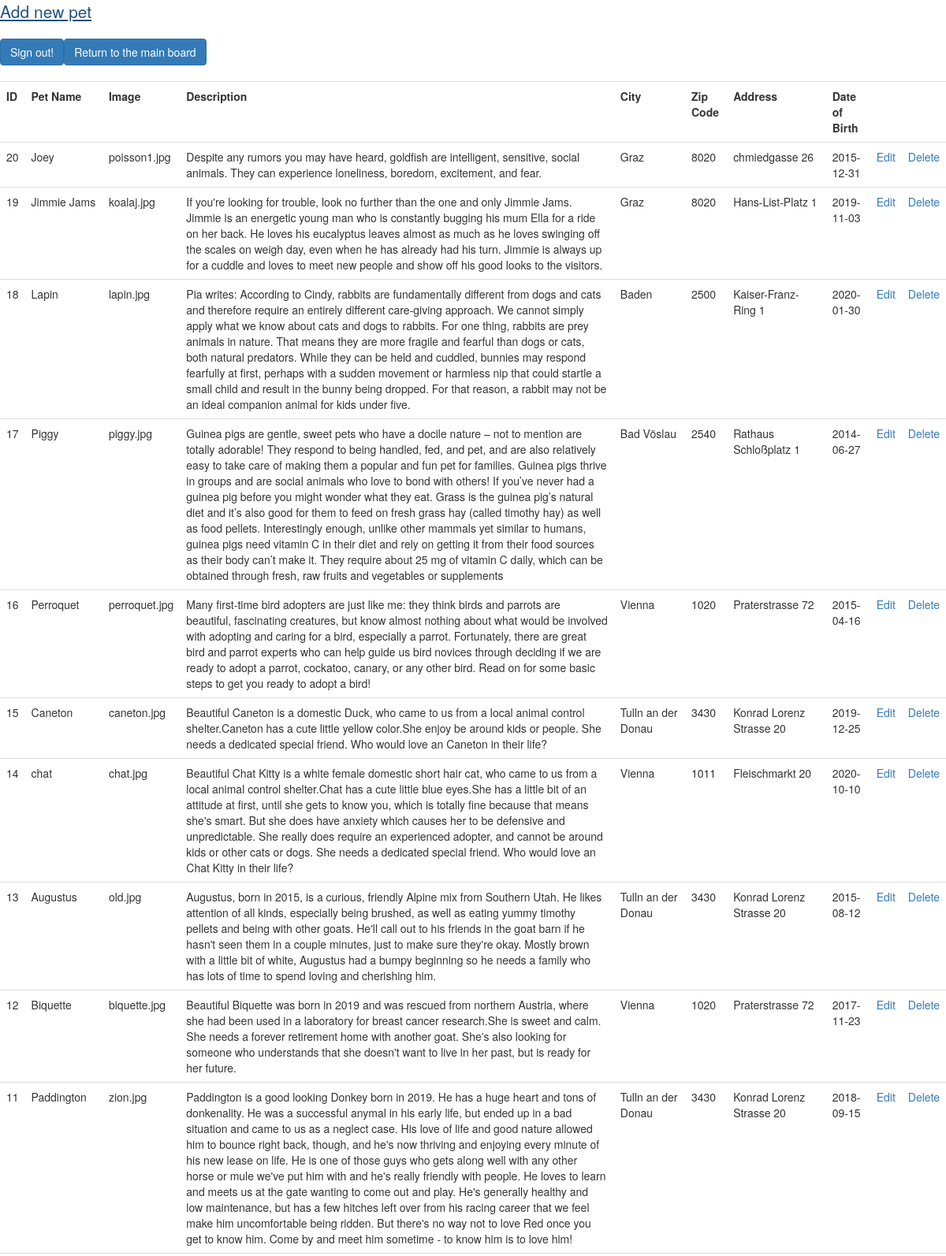
/dashboard/newpet.php (signed in, upper part), run on the app's committed database.
### tables this page shows
CREATE TABLE `allpets` (
  `ID` int(11) NOT NULL,
  `name` varchar(100) NOT NULL,
  `image` varchar(40) DEFAULT NULL,
  `descr` text,
  `city` varchar(30) NOT NULL,
  `zip_code` varchar(10) NOT NULL,
  `address` varchar(80) NOT NULL,
  `DateOfBirth` date DEFAULT NULL
);

### dashboard/includes/database_functions.php (called while the page is built, shortened)
<?php
function getAll($conn){
		$query = "SELECT * FROM allpets ORDER BY ID DESC";
		$result = mysqli_query($conn, $query);
		return $result;
	}
?>

### dashboard/newpet.php (the view, shortened to what this page needs)
<?php include('includes/adminheader.php');  ?>
<?php
	require_once "includes/database_functions.php";
	$conn = db_connect();
	$result = getAll($conn);
?>
	<p class="lead"><a href="admin_add.php">Add new pet</a></p>
	<span><a href="../logout.php" class="btn btn-primary">Sign out!</a><a href="index.php" class="btn btn-primary">Return to the main board</a></span>
	<table class="table" style="margin-top: 20px">
		<tr>
			<th>ID</th>
			<th>Pet Name</th>
			<th>Image</th>
			<th>Description</th>
			<th>City</th>
			<th>Zip Code</th>
			<th>Address</th>
			<th>Date of Birth</th>
			<th>&nbsp;</th>
			<th>&nbsp;</th>
		</tr>
		<?php while($row = mysqli_fetch_assoc($result)){ ?>
		<tr>
			<td><?php echo $row['ID']; ?></td>
			<td><?php echo $row['name']; ?></td>
			<td><?php echo $row['image']; ?></td>
			<td><?php echo $row['descr']; ?></td>
			<td><?php echo $row['city']; ?></td>
			<td><?php echo $row['zip_code']; ?></td>
			<td><?php echo $row['address']; ?></td>
			<td><?php echo $row['DateOfBirth']; ?></td>
			<td><a href="admin_edit.php?ID=<?php echo $row['ID']; ?>">Edit</a></td>
			<td><a href="admin_delete.php?ID=<?php echo $row['ID']; ?>">Delete</a></td>
		</tr>
		<?php } ?>
	</table>

### data on the page
allpets: ID "20", name "Joey", image "poisson1.jpg", descr "Despite any rumors you may have heard, goldfish are intelligent, sensitive, social animals. They can experience loneliness, boredom, excitement, and fear.", city "Graz", zip_code "8020", address "chmiedgasse 26", DateOfBirth "2015-12-31"
allpets: ID "19", name "Jimmie Jams", image "koalaj.jpg", descr "If you're looking for trouble, look no further than the one and only Jimmie Jams. Jimmie is an energetic young man who is constantly bugging his mum Ella for a ride on her back. He loves his eucalyptus leaves almost as much as he loves swinging off the scales on weigh day, even when he has already had his turn. Jimmie is always up for a cuddle and loves to meet new people and show off his good looks to the visitors.", city "Graz", zip_code "8020", address "Hans-List-Platz 1", DateOfBirth "2019-11-03"
allpets: ID "18", name "Lapin", image "lapin.jpg", descr "Pia writes: According to Cindy, rabbits are fundamentally different from dogs and cats and therefore require an entirely different care-giving approach. We cannot simply apply what we know about cats and dogs to rabbits. For one thing, rabbits are prey animals in nature. That means they are more fragile and fearful than dogs or cats, both natural predators. While they can be held and cuddled, bunnies may respond fearfully at first, perhaps with a sudden movement or harmless nip that could startle a small child and result in the bunny being dropped. For that reason, a rabbit may not be an ideal companion animal for kids under five.", city "Baden", zip_code "2500", address "Kaiser-Franz-Ring 1", DateOfBirth "2020-01-30"
allpets: ID "17", name "Piggy", image "piggy.jpg", descr "Guinea pigs are gentle, sweet pets who have a docile nature – not to mention are totally adorable! They respond to being handled, fed, and pet, and are also relatively easy to take care of making them a popular and fun pet for families. Guinea pigs thrive in groups and are social animals who love to bond with others! If you’ve never had a guinea pig before you might wonder what they eat. Grass is the guinea pig’s natural diet and it’s also good for them to feed on fresh grass hay (called timothy hay) as well as food pellets. Interestingly enough, unlike other mammals yet similar to humans, guinea pigs need vitamin C in their diet and rely on getting it from their food sources as their body…", city "Bad Vöslau", zip_code "2540", address "Rathaus Schloßplatz 1", DateOfBirth "2014-06-27"
allpets: ID "16", name "Perroquet", image "perroquet.jpg", descr "Many first-time bird adopters are just like me: they think birds and parrots are beautiful, fascinating creatures, but know almost nothing about what would be involved with adopting and caring for a bird, especially a parrot. Fortunately, there are great bird and parrot experts who can help guide us bird novices through deciding if we are ready to adopt a parrot, cockatoo, canary, or any other bird. Read on for some basic steps to get you ready to adopt a bird!", city "Vienna", zip_code "1020", address "Praterstrasse 72", DateOfBirth "2015-04-16"
allpets: ID "15", name "Caneton", image "caneton.jpg", descr "Beautiful Caneton is a domestic Duck, who came to us from a local animal control shelter.Caneton has a cute little yellow color.She enjoy be around kids or people. She needs a dedicated special friend. Who would love an Caneton in their life?", city "Tulln an der Donau", zip_code "3430", address "Konrad Lorenz Strasse 20", DateOfBirth "2019-12-25"
allpets: ID "14", name "chat", image "chat.jpg", descr "Beautiful Chat Kitty is a white female domestic short hair cat, who came to us from a local animal control shelter.Chat has a cute little blue eyes.She has a little bit of an attitude at first, until she gets to know you, which is totally fine because that means she's smart. But she does have anxiety which causes her to be defensive and unpredictable. She really does require an experienced adopter, and cannot be around kids or other cats or dogs. She needs a dedicated special friend. Who would love an Chat Kitty in their life?", city "Vienna", zip_code "1011", address "Fleischmarkt 20", DateOfBirth "2020-10-10"
allpets: ID "13", name "Augustus", image "old.jpg", descr "Augustus, born in 2015, is a curious, friendly Alpine mix from Southern Utah. He likes attention of all kinds, especially being brushed, as well as eating yummy timothy pellets and being with other goats. He'll call out to his friends in the goat barn if he hasn't seen them in a couple minutes, just to make sure they're okay. Mostly brown with a little bit of white, Augustus had a bumpy beginning so he needs a family who has lots of time to spend loving and cherishing him.", city "Tulln an der Donau", zip_code "3430", address "Konrad Lorenz Strasse 20", DateOfBirth "2015-08-12"
allpets: ID "12", name "Biquette", image "biquette.jpg", descr "Beautiful Biquette was born in 2019 and was rescued from northern Austria, where she had been used in a laboratory for breast cancer research.She is sweet and calm. She needs a forever retirement home with another goat. She's also looking for someone who understands that she doesn't want to live in her past, but is ready for her future.", city "Vienna", zip_code "1020", address "Praterstrasse 72", DateOfBirth "2017-11-23"
allpets: ID "11", name "Paddington", image "zion.jpg", descr "Paddington is a good looking Donkey born in 2019. He has a huge heart and tons of donkenality. He was a successful anymal in his early life, but ended up in a bad situation and came to us as a neglect case. His love of life and good nature allowed him to bounce right back, though, and he's now thriving and enjoying every minute of his new lease on life. He is one of those guys who gets along well with any other horse or mule we've put him with and he's really friendly with people. He loves to learn and meets us at the gate wanting to come out and play. He's generally healthy and low maintenance, but has a few hitches left over from his racing career that we feel make him uncomfortable being…", city "Tulln an der Donau", zip_code "3430", address "Konrad Lorenz Strasse 20", DateOfBirth "2018-09-15"
